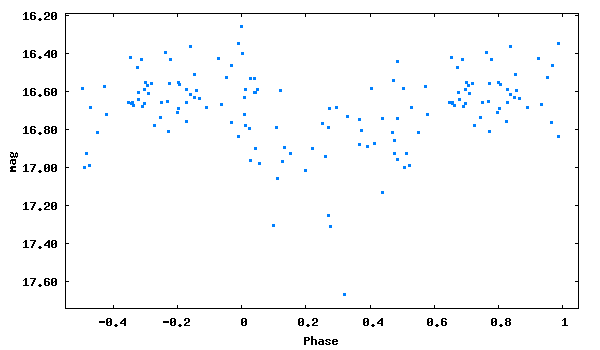

This figure's gnuplot source:
set term png size 600,350 medium
set colors classic
set output 'phase_lc_12.png'
set xlabel 'Phase'
set ylabel 'mag'
#set title 'JDmax = 2447062.49600 + 0.2293665 x E'
set format y '%5.2f'
plot [-0.55:1.05][17.74:16.19] "phase_lc_12.dat" linecolor 3 pointtype 5 pointsize 0.3 title ""
